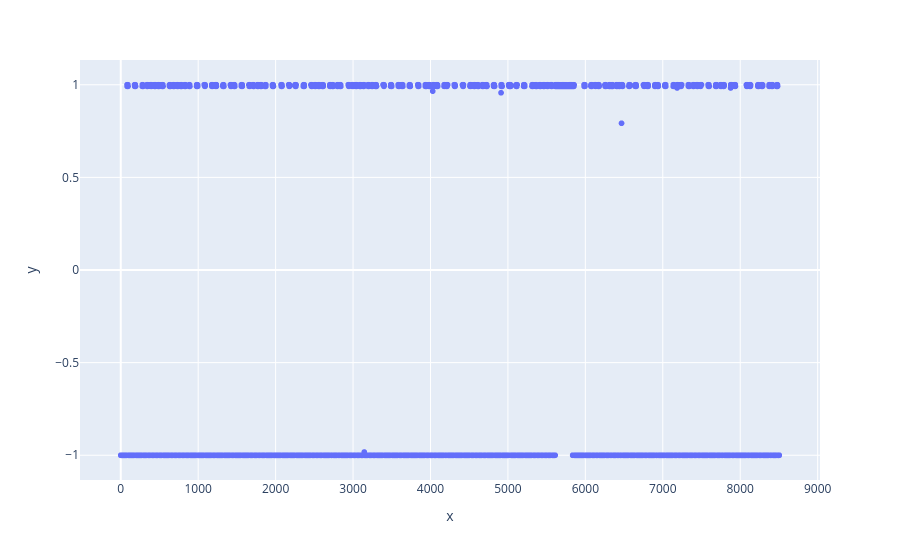

The cell this chart's notebook holds for it:
### Code cell
import plotly.express as px

px.scatter(x=df_test.index, y=df_test[0])

### Figure 1 — Plotly figure (JSON) as saved in the notebook; plotly's stock layout.template omitted (floating-point values rounded to 4 significant figures; data arrays with more than 128 entries replaced by an {"elided": "..."} marker saying what was removed)
{"data": [{"hovertemplate": "x=%{x}<br>y=%{y}<extra></extra>", "legendgroup": "", "marker": {"color": "#636efa", "symbol": "circle"}, "mode": "markers", "name": "", "showlegend": false, "type": "scattergl", "x": {"elided": "8505 int values"}, "xaxis": "x", "y": {"elided": "8505 float values"}, "yaxis": "y"}], "layout": {"legend": {"tracegroupgap": 0}, "margin": {"t": 60}, "xaxis": {"anchor": "y", "domain": [0, 1], "title": {"text": "x"}}, "yaxis": {"anchor": "x", "domain": [0, 1], "title": {"text": "y"}}}}
